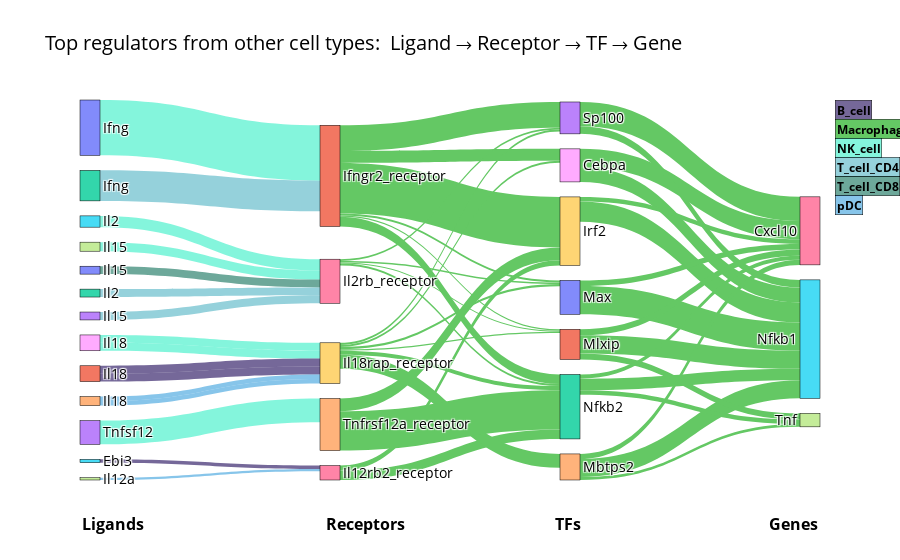

The cell this chart's notebook holds for it:
### Code cell
recon.plot.sankey_paths.plot_ligand_sankey(
    multicell_obj=multicell,
    results=results,
    cell_type=focal_celltype,
    seeds=seed_genes,
    ligand_cells=ligand_source_cells,
    top_ligand_n=20,     # Number of top ligands to include
    top_receptor_n=10,   # Number of top receptors to include
    top_tf_n=10,         # Number of top TFs to include
    per_celltype=True,   # Select top ligands per source cell type (more balanced)
    flow="upstream",
    save_path=None
)

### Figure 1 — Plotly figure (JSON) as saved in the notebook; plotly's stock layout.template omitted (floating-point values rounded to 4 significant figures)
{"data": [{"link": {"color": ["rgba(50, 239, 197, 0.6)", "rgba(79, 178, 195, 0.6)", "rgba(50, 239, 197, 0.6)", "rgba(50, 239, 197, 0.6)", "rgba(50, 239, 197, 0.6)", "rgba(50, 239, 197, 0.6)", "rgba(50, 239, 197, 0.6)", "rgba(13, 111, 88, 0.6)", "rgba(26, 4, 86, 0.6)", "rgba(26, 4, 86, 0.6)", "rgba(79, 178, 195, 0.6)", "rgba(79, 178, 195, 0.6)", "rgba(55, 158, 221, 0.6)", "rgba(55, 158, 221, 0.6)", "rgba(26, 4, 86, 0.6)", "rgba(55, 158, 221, 0.6)", "rgba(100,200,100,1)", "rgba(100,200,100,1)", "rgba(100,200,100,1)", "rgba(100,200,100,1)", "rgba(100,200,100,1)", "rgba(100,200,100,1)", "rgba(100,200,100,1)", "rgba(100,200,100,1)", "rgba(100,200,100,1)", "rgba(100,200,100,1)", "rgba(100,200,100,1)", "rgba(100,200,100,1)", "rgba(100,200,100,1)", "rgba(100,200,100,1)", "rgba(100,200,100,1)", "rgba(100,200,100,1)", "rgba(100,200,100,1)", "rgba(100,200,100,1)", "rgba(100,200,100,1)", "rgba(100,200,100,1)", "rgba(100,200,100,1)", "rgba(100,200,100,1)", "rgba(100,200,100,1)", "rgba(100,200,100,1)", "rgba(100,200,100,1)", "rgba(100,200,100,1)", "rgba(100,200,100,1)", "rgba(100,200,100,1)", "rgba(100,200,100,1)", "rgba(100,200,100,1)", "rgba(100,200,100,1)", "rgba(100,200,100,1)", "rgba(100,200,100,1)", "rgba(100,200,100,1)", "rgba(100,200,100,1)", "rgba(100,200,100,1)", "rgba(100,200,100,1)"], "source": [0, 2, 3, 5, 7, 8, 8, 10, 11, 11, 12, 13, 14, 14, 15, 17, 1, 1, 1, 1, 1, 1, 16, 16, 9, 9, 9, 9, 9, 9, 6, 6, 6, 6, 4, 4, 20, 23, 19, 18, 24, 21, 18, 22, 23, 21, 21, 20, 24, 19, 22, 22, 24], "target": [1, 1, 4, 6, 6, 9, 9, 6, 9, 9, 6, 6, 9, 9, 16, 16, 18, 19, 20, 21, 22, 23, 19, 22, 18, 20, 24, 21, 22, 23, 20, 21, 22, 23, 19, 22, 25, 26, 25, 26, 25, 25, 25, 25, 25, 27, 26, 26, 26, 26, 27, 26, 27], "value": [0.2768, 0.1525, 0.1186, 0.0565, 0.0452, 0.03955, 0.03955, 0.03955, 0.03955, 0.03955, 0.03955, 0.03955, 0.0226, 0.0226, 0.01695, 0.0113, 0.05979, 0.2531, 0.009986, 0.006465, 0.04808, 0.1286, 0.02533, 0.04676, 0.009868, 0.01131, 0.06945, 0.007028, 0.02095, 0.01107, 0.007785, 0.005317, 0.01011, 0.008498, 0.06413, 0.1964, 0.1409, 0.1208, 0.1002, 0.09088, 0.09041, 0.09024, 0.07434, 0.05773, 0.03857, 0.03029, 0.03023, 0.02855, 0.02524, 0.02352, 0.02235, 0.02093, 0.0147]}, "node": {"label": ["Ifng", "Ifngr2_receptor", "Ifng", "Tnfsf12", "Tnfrsf12a_receptor", "Il2", "Il2rb_receptor", "Il15", "Il18", "Il18rap_receptor", "Il15", "Il18", "Il2", "Il15", "Il18", "Ebi3", "Il12rb2_receptor", "Il12a", "Cebpa", "Irf2", "Max", "Mlxip", "Nfkb2", "Sp100", "Mbtps2", "Nfkb1", "Cxcl10", "Tnf"], "line": {"color": "black", "width": 0.5}, "pad": 15, "thickness": 20}, "orientation": "h", "type": "sankey"}], "layout": {"annotations": [{"align": "left", "bgcolor": "rgba(26, 4, 86, 0.6)", "bordercolor": "black", "borderwidth": 0.5, "font": {"size": 12}, "showarrow": false, "text": "<b>B_cell</b>", "x": 1.02, "xanchor": "left", "y": 1}, {"align": "left", "bgcolor": "rgba(100,200,100,1)", "bordercolor": "black", "borderwidth": 0.5, "font": {"size": 12}, "showarrow": false, "text": "<b>Macrophage</b>", "x": 1.02, "xanchor": "left", "y": 0.95}, {"align": "left", "bgcolor": "rgba(50, 239, 197, 0.6)", "bordercolor": "black", "borderwidth": 0.5, "font": {"size": 12}, "showarrow": false, "text": "<b>NK_cell</b>", "x": 1.02, "xanchor": "left", "y": 0.9}, {"align": "left", "bgcolor": "rgba(79, 178, 195, 0.6)", "bordercolor": "black", "borderwidth": 0.5, "font": {"size": 12}, "showarrow": false, "text": "<b>T_cell_CD4</b>", "x": 1.02, "xanchor": "left", "y": 0.85}, {"align": "left", "bgcolor": "rgba(13, 111, 88, 0.6)", "bordercolor": "black", "borderwidth": 0.5, "font": {"size": 12}, "showarrow": false, "text": "<b>T_cell_CD8</b>", "x": 1.02, "xanchor": "left", "y": 0.8}, {"align": "left", "bgcolor": "rgba(55, 158, 221, 0.6)", "bordercolor": "black", "borderwidth": 0.5, "font": {"size": 12}, "showarrow": false, "text": "<b>pDC</b>", "x": 1.02, "xanchor": "left", "y": 0.75}, {"font": {"size": 16}, "showarrow": false, "text": "<b>Ligands</b>", "x": 0, "y": -0.15}, {"font": {"size": 16}, "showarrow": false, "text": "<b>Receptors</b>", "x": 0.33, "y": -0.15}, {"font": {"size": 16}, "showarrow": false, "text": "<b>TFs</b>", "x": 0.66, "y": -0.15}, {"font": {"size": 16}, "showarrow": false, "text": "<b>Genes</b>", "x": 1, "y": -0.15}], "font": {"color": "black", "size": 14}, "title": {"text": "Top regulators from other cell types:\n Ligand → Receptor → TF → Gene"}}}
